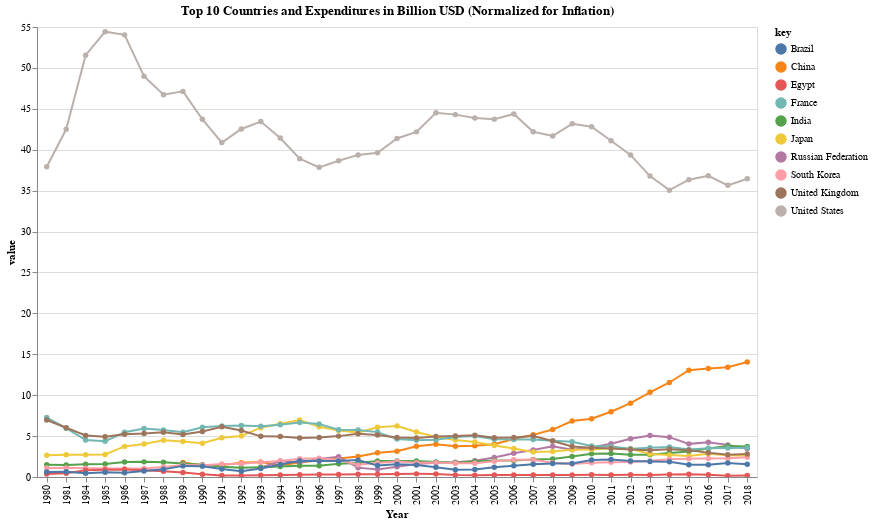

Here is the notebook cell this chart was saved with:
### Code cell
points = alt.Chart(GFI_10)\
            .transform_fold(['United States', 
                             'China', 
                             'Russian Federation', 
                             'India', 
                             'Japan',       
                             'South Korea', 
                             'France', 
                             'United Kingdom', 
                             'Egypt', 
                             'Brazil'])\
            .mark_line(point=True)\
            .encode(
                        y = 'value:Q',
                        x = 'Year',
                        tooltip = ['value:Q',
                                   'Year'],
                        color='key:N',
                    )\
            .properties(
                            width = 720,
                            height = 450,
                            title = 'Top 10 Countries and Expenditures in Billion USD (Normalized for Inflation)'
                     )\
            .interactive()  

points.save('GFI.html')

points

### Figure 1 — Vega-Lite specification as saved in the notebook (floating-point values rounded to 4 significant figures)
{"$schema": "https://vega.github.io/schema/vega-lite/v3.4.0.json", "config": {"mark": {"tooltip": null}, "view": {"height": 300, "width": 400}}, "data": {"name": "data-827f531c0b8a5a07e195f297d5726e03"}, "datasets": {"data-827f531c0b8a5a07e195f297d5726e03": [{"Brazil": 0.6207, "China": null, "Egypt": 0.374, "France": 7.26, "India": 1.489, "Japan": 2.668, "Russian Federation": null, "South Korea": 1.094, "United Kingdom": 6.968, "United States": 37.91, "Year": "1980"}, {"Brazil": 0.6295, "China": null, "Egypt": 0.4543, "France": 5.967, "India": 1.47, "Japan": 2.713, "Russian Federation": null, "South Korea": 1.116, "United Kingdom": 6.025, "United States": 42.5, "Year": "1981"}, {"Brazil": 0.4494, "China": null, "Egypt": 0.8353, "France": 4.512, "India": 1.553, "Japan": 2.729, "Russian Federation": null, "South Korea": 1.062, "United Kingdom": 5.074, "United States": 51.56, "Year": "1984"}, {"Brazil": 0.5669, "China": null, "Egypt": 0.8868, "France": 4.384, "India": 1.596, "Japan": 2.761, "Russian Federation": null, "South Korea": 1.03, "United Kingdom": 4.912, "United States": 54.43, "Year": "1985"}, {"Brazil": 0.5304, "China": null, "Egypt": 0.9091, "France": 5.472, "India": 1.834, "Japan": 3.742, "Russian Federation": null, "South Korea": 1.024, "United Kingdom": 5.234, "United States": 54.04, "Year": "1986"}, {"Brazil": 0.7353, "China": null, "Egypt": 0.8173, "France": 5.928, "India": 1.85, "Japan": 4.021, "Russian Federation": null, "South Korea": 1.027, "United Kingdom": 5.312, "United States": 48.98, "Year": "1987"}, {"Brazil": 0.9369, "China": null, "Egypt": 0.7103, "France": 5.758, "India": 1.81, "Japan": 4.5, "Russian Federation": null, "South Korea": 1.233, "United Kingdom": 5.471, "United States": 46.73, "Year": "1988"}, {"Brazil": 1.358, "China": 1.768, "Egypt": 0.5452, "France": 5.476, "India": 1.642, "Japan": 4.336, "Russian Federation": null, "South Korea": 1.468, "United Kingdom": 5.194, "United States": 47.13, "Year": "1989"}, {"Brazil": 1.319, "China": 1.441, "Egypt": 0.3229, "France": 6.084, "India": 1.505, "Japan": 4.114, "Russian Federation": null, "South Korea": 1.444, "United Kingdom": 5.563, "United States": 43.71, "Year": "1990"}, {"Brazil": 0.9773, "China": 1.453, "Egypt": 0.1965, "France": 6.234, "India": 1.259, "Japan": 4.786, "Russian Federation": null, "South Korea": 1.599, "United Kingdom": 6.142, "United States": 40.88, "Year": "1991"}, {"Brazil": 0.6965, "China": 1.732, "Egypt": 0.1975, "France": 6.293, "India": 1.127, "Japan": 5.021, "Russian Federation": null, "South Korea": 1.62, "United Kingdom": 5.687, "United States": 42.54, "Year": "1992"}, {"Brazil": 1.035, "China": 1.833, "Egypt": 0.2225, "France": 6.209, "India": 1.203, "Japan": 6.028, "Russian Federation": 1.132, "South Korea": 1.804, "United Kingdom": 4.969, "United States": 43.44, "Year": "1993"}, {"Brazil": 1.524, "China": 1.446, "Egypt": 0.2467, "France": 6.387, "India": 1.278, "Japan": 6.516, "Russian Federation": 1.949, "South Korea": 1.945, "United Kingdom": 4.963, "United States": 41.44, "Year": "1994"}, {"Brazil": 1.997, "China": 1.758, "Egypt": 0.2718, "France": 6.662, "India": 1.36, "Japan": 6.968, "Russian Federation": 1.777, "South Korea": 2.243, "United Kingdom": 4.777, "United States": 38.91, "Year": "1995"}, {"Brazil": 1.966, "China": 2.034, "Egypt": 0.2955, "France": 6.481, "India": 1.383, "Japan": 6.152, "Russian Federation": 2.21, "South Korea": 2.292, "United Kingdom": 4.817, "United States": 37.85, "Year": "1996"}, {"Brazil": 1.952, "China": 2.256, "Egypt": 0.3176, "France": 5.785, "India": 1.606, "Japan": 5.691, "Russian Federation": 2.462, "South Korea": 2.08, "United Kingdom": 4.996, "United States": 38.66, "Year": "1997"}, {"Brazil": 2.063, "China": 2.518, "Egypt": 0.3408, "France": 5.753, "India": 1.713, "Japan": 5.438, "Russian Federation": 1.143, "South Korea": 1.503, "United Kingdom": 5.297, "United States": 39.37, "Year": "1998"}, {"Brazil": 1.392, "China": 2.966, "Egypt": 0.3453, "France": 5.486, "India": 1.96, "Japan": 6.082, "Russian Federation": 0.9124, "South Korea": 1.706, "United Kingdom": 5.142, "United States": 39.63, "Year": "1999"}, {"Brazil": 1.554, "China": 3.141, "Egypt": 0.36, "France": 4.632, "India": 1.957, "Japan": 6.234, "Russian Federation": 1.264, "South Korea": 1.891, "United Kingdom": 4.829, "United States": 41.37, "Year": "2000"}, {"Brazil": 1.473, "China": 3.757, "Egypt": 0.382, "France": 4.485, "India": 1.968, "Japan": 5.493, "Russian Federation": 1.575, "South Korea": 1.744, "United Kingdom": 4.762, "United States": 42.18, "Year": "2001"}, {"Brazil": 1.205, "China": 4.007, "Egypt": 0.3619, "France": 4.539, "India": 1.839, "Japan": 4.904, "Russian Federation": 1.739, "South Korea": 1.758, "United Kingdom": 4.945, "United States": 44.51, "Year": "2002"}, {"Brazil": 0.8957, "China": 3.749, "Egypt": 0.2544, "France": 4.9, "India": 1.743, "Japan": 4.534, "Russian Federation": 1.811, "South Korea": 1.691, "United Kingdom": 5.01, "United States": 44.29, "Year": "2003"}, {"Brazil": 0.9227, "China": 3.807, "Egypt": 0.2236, "France": 5.001, "India": 1.909, "Japan": 4.277, "Russian Federation": 1.977, "South Korea": 1.682, "United Kingdom": 5.092, "United States": 43.87, "Year": "2004"}, {"Brazil": 1.182, "China": 3.993, "Egypt": 0.2313, "France": 4.601, "India": 2.006, "Japan": 3.852, "Russian Federation": 2.377, "South Korea": 1.927, "United Kingdom": 4.796, "United States": 43.74, "Year": "2005"}, {"Brazil": 1.379, "China": 4.65, "Egypt": 0.2481, "France": 4.581, "India": 2.013, "Japan": 3.492, "Russian Federation": 2.901, "South Korea": 2.116, "United Kingdom": 4.831, "United States": 44.37, "Year": "2006"}, {"Brazil": 1.552, "China": 5.152, "Egypt": 0.2505, "France": 4.591, "India": 2.141, "Japan": 3.07, "Russian Federation": 3.298, "South Korea": 2.1, "United Kingdom": 4.999, "United States": 42.2, "Year": "2007"}, {"Brazil": 1.641, "China": 5.796, "Egypt": 0.2537, "France": 4.43, "India": 2.215, "Japan": 3.112, "Russian Federation": 3.771, "South Korea": 1.75, "United Kingdom": 4.404, "United States": 41.68, "Year": "2008"}, {"Brazil": 1.655, "China": 6.839, "Egypt": 0.2592, "France": 4.315, "India": 2.498, "Japan": 3.32, "Russian Federation": 3.325, "South Korea": 1.586, "United Kingdom": 3.736, "United States": 43.16, "Year": "2009"}, {"Brazil": 2.086, "China": 7.117, "Egypt": 0.2704, "France": 3.79, "India": 2.828, "Japan": 3.353, "Russian Federation": 3.602, "South Korea": 1.729, "United Kingdom": 3.563, "United States": 42.82, "Year": "2010"}, {"Brazil": 2.135, "China": 7.977, "Egypt": 0.258, "France": 3.734, "India": 2.869, "Japan": 3.512, "Russian Federation": 4.06, "South Korea": 1.791, "United Kingdom": 3.484, "United States": 41.1, "Year": "2011"}, {"Brazil": 1.953, "China": 9.023, "Egypt": 0.2619, "France": 3.45, "India": 2.714, "Japan": 3.449, "Russian Federation": 4.682, "South Korea": 1.836, "United Kingdom": 3.362, "United States": 39.37, "Year": "2012"}, {"Brazil": 1.889, "China": 10.34, "Egypt": 0.2506, "France": 3.587, "India": 2.724, "Japan": 2.817, "Russian Federation": 5.078, "South Korea": 1.972, "United Kingdom": 3.268, "United States": 36.78, "Year": "2013"}, {"Brazil": 1.877, "China": 11.55, "Egypt": 0.2922, "France": 3.656, "India": 2.926, "Japan": 2.694, "Russian Federation": 4.868, "South Korea": 2.158, "United Kingdom": 3.401, "United States": 35.06, "Year": "2014"}, {"Brazil": 1.501, "China": 13.05, "Egypt": 0.3339, "France": 3.375, "India": 3.128, "Japan": 2.567, "Russian Federation": 4.05, "South Korea": 2.23, "United Kingdom": 3.284, "United States": 36.34, "Year": "2015"}, {"Brazil": 1.486, "China": 13.25, "Egypt": 0.2769, "France": 3.519, "India": 3.475, "Japan": 2.851, "Russian Federation": 4.248, "South Korea": 2.263, "United Kingdom": 2.952, "United States": 36.81, "Year": "2016"}, {"Brazil": 1.723, "China": 13.41, "Egypt": 0.1627, "France": 3.554, "India": 3.798, "Japan": 2.67, "Russian Federation": 3.913, "South Korea": 2.304, "United Kingdom": 2.731, "United States": 35.65, "Year": "2017"}, {"Brazil": 1.56, "China": 14.04, "Egypt": 0.1747, "France": 3.584, "India": 3.737, "Japan": 2.619, "Russian Federation": 3.449, "South Korea": 2.42, "United Kingdom": 2.809, "United States": 36.46, "Year": "2018"}]}, "encoding": {"color": {"field": "key", "type": "nominal"}, "tooltip": [{"field": "value", "type": "quantitative"}, {"field": "Year", "type": "nominal"}], "x": {"field": "Year", "type": "nominal"}, "y": {"field": "value", "type": "quantitative"}}, "height": 450, "mark": {"point": true, "type": "line"}, "selection": {"selector003": {"bind": "scales", "encodings": ["x", "y"], "type": "interval"}}, "title": "Top 10 Countries and Expenditures in Billion USD (Normalized for Inflation)", "transform": [{"fold": ["United States", "China", "Russian Federation", "India", "Japan", "South Korea", "France", "United Kingdom", "Egypt", "Brazil"]}], "width": 720}
